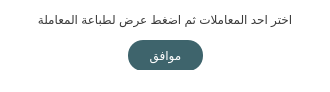
<?xml version="1.0" encoding="UTF-8"?>
<ui version="4.0">
 <class>MainWindow</class>
 <widget class="QMainWindow" name="MainWindow">
  <property name="geometry">
   <rect>
    <x>0</x>
    <y>0</y>
    <width>330</width>
    <height>92</height>
   </rect>
  </property>
  <property name="windowTitle">
   <string>MainWindow</string>
  </property>
  <property name="styleSheet">
   <string notr="true">background-color: rgb(255, 255, 255);</string>
  </property>
  <widget class="QWidget" name="centralwidget">
   <widget class="QLabel" name="label">
    <property name="geometry">
     <rect>
      <x>20</x>
      <y>10</y>
      <width>290</width>
      <height>20</height>
     </rect>
    </property>
    <property name="styleSheet">
     <string notr="true">font: 57 10pt &quot;BoutrosMBCDinkum&quot;;
color: rgb(58, 58, 58);</string>
    </property>
    <property name="text">
     <string>&lt;html&gt;&lt;head/&gt;&lt;body&gt;&lt;p align=&quot;center&quot;&gt;اختر احد المعاملات ثم اضغط عرض لطباعة المعاملة&lt;/p&gt;&lt;/body&gt;&lt;/html&gt;</string>
    </property>
   </widget>
   <widget class="QPushButton" name="OK">
    <property name="geometry">
     <rect>
      <x>128</x>
      <y>40</y>
      <width>75</width>
      <height>31</height>
     </rect>
    </property>
    <property name="styleSheet">
     <string notr="true">background-color: rgb(62, 100, 108);
border:0px;
border-radius:15px;
	color: rgb(255, 255, 255);
font: 57 10pt &quot;BoutrosMBCDinkum&quot;;</string>
    </property>
    <property name="text">
     <string>موافق</string>
    </property>
   </widget>
  </widget>
  <widget class="QMenuBar" name="menubar">
   <property name="geometry">
    <rect>
     <x>0</x>
     <y>0</y>
     <width>330</width>
     <height>21</height>
    </rect>
   </property>
  </widget>
  <widget class="QStatusBar" name="statusbar"/>
 </widget>
 <resources/>
 <connections/>
</ui>
